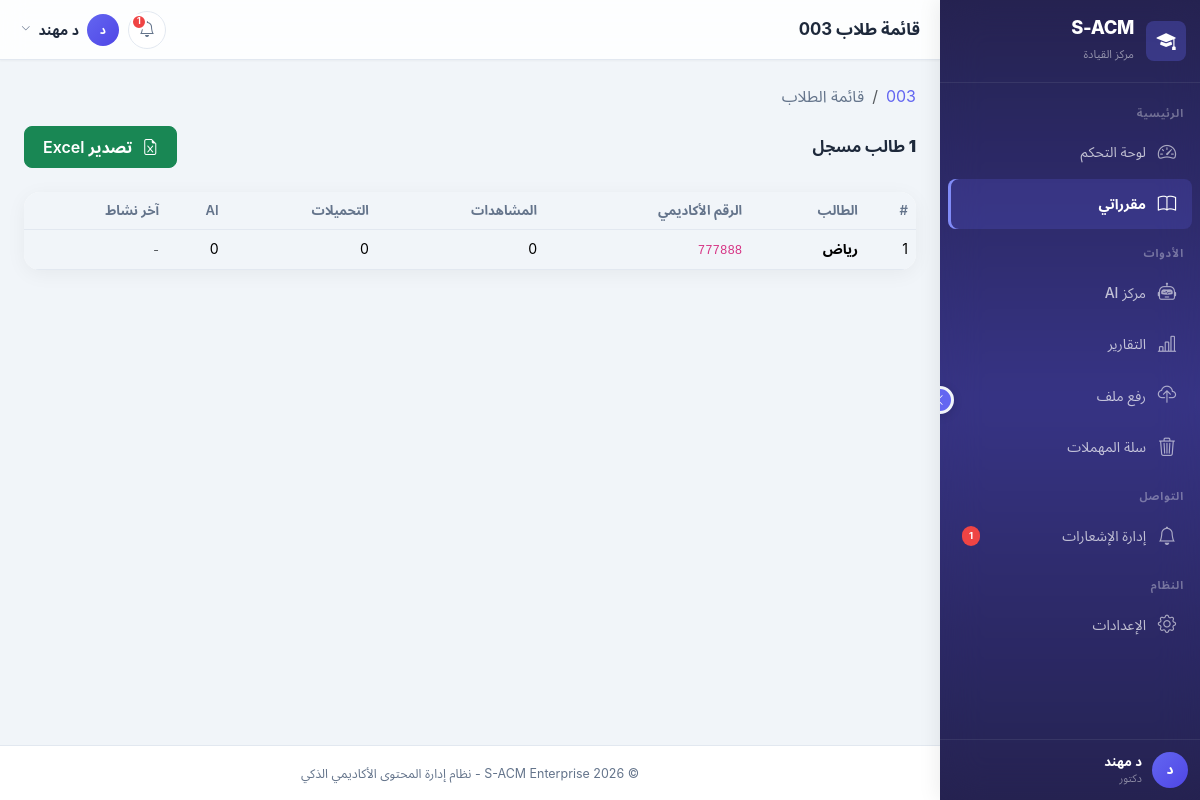
The app's page /instructor/roster/3/ (signed in) with its own data.
### apps/accounts/models.py (models this page shows, shortened)
class User(AbstractBaseUser, PermissionsMixin):
    ACCOUNT_STATUS_CHOICES = [
        ('inactive', 'غير مفعّل'),
        ('active', 'مفعّل'),
        ('suspended', 'موقوف'),
    ]
    academic_id = models.CharField(
        max_length=50,
        unique=True,
        verbose_name='الرقم الأكاديمي/الوظيفي',
        help_text='الرقم الأكاديمي للطالب أو الرقم الوظيفي للموظف'
    )
    id_card_number = models.CharField(
        max_length=50,
        unique=True,
        verbose_name='رقم البطاقة الشخصية',
        help_text='يستخدم للتحقق من الهوية عند التفعيل'
    )
    full_name = models.CharField(
        max_length=150,
        verbose_name='الاسم الكامل'
    )
    email = models.EmailField(
        unique=True,
        blank=True,
        null=True,
        verbose_name='البريد الإلكتروني',
        help_text='يتم تعيينه عند التفعيل'
    )
    account_status = models.CharField(
        max_length=20,
        choices=ACCOUNT_STATUS_CHOICES,
        default='inactive',
        verbose_name='حالة الحساب'
    )
    role = models.ForeignKey(
        Role,
        on_delete=models.PROTECT,
        related_name='users',
        verbose_name='الدور',
        null=True,
        blank=True
    )
    major = models.ForeignKey(
        Major,
        on_delete=models.SET_NULL,
        related_name='students',
        verbose_name='التخصص',
        null=True,
        blank=True,
        help_text='للطلاب فقط'
    )
    level = models.ForeignKey(
        Level,
        on_delete=models.SET_NULL,
        related_name='students',
        verbose_name='المستوى',
        null=True,
        blank=True,
        help_text='للطلاب فقط'
    )
    is_staff = models.BooleanField(default=False, verbose_name='موظف')
    is_active = models.BooleanField(default=True, verbose_name='نشط')
    date_joined = models.DateTimeField(default=timezone.now, verbose_name='تاريخ الانضمام')
    last_login = models.DateTimeField(null=True, blank=True, verbose_name='آخر تسجيل دخول')
    profile_picture = models.ImageField(
        upload_to='profiles/',
        blank=True,
        null=True,
        verbose_name='صورة الملف الشخصي'
    )
    phone_number = models.CharField(
        max_length=20,
        blank=True,
        null=True,
        verbose_name='رقم الهاتف'
    )
    objects = UserManager()
    USERNAME_FIELD = 'academic_id'
    REQUIRED_FIELDS = ['full_name', 'id_card_number']
    class Meta:
        db_table = 'users'
        verbose_name = 'مستخدم'
        verbose_name_plural = 'المستخدمون'
        indexes = [
            models.Index(fields=['academic_id']),
            models.Index(fields=['email']),
            models.Index(fields=['account_status']),
        ]
    def is_admin(self):
        return self.role and self.role.code == Role.ADMIN
    def is_instructor(self):
        return self.role and self.role.code == Role.INSTRUCTOR
    def is_student(self):
        return self.role and self.role.code == Role.STUDENT

class Role(models.Model):
    ADMIN = 'admin'
    INSTRUCTOR = 'instructor'
    STUDENT = 'student'
    code = models.CharField(
        max_length=50,
        unique=True,
        verbose_name='كود الدور',
        help_text='معرف فريد للدور (بالإنجليزية، مثل: admin, instructor)'
    )
    display_name = models.CharField(
        max_length=100,
        verbose_name='اسم العرض',
        help_text='الاسم الذي يظهر للمستخدم'
    )
    description = models.TextField(
        blank=True,
        null=True,
        verbose_name='وصف الدور'
    )
    is_system = models.BooleanField(
        default=False,
        verbose_name='دور نظام',
        help_text='الأدوار الافتراضية التي لا يمكن حذفها'
    )
    is_active = models.BooleanField(
        default=True,
        verbose_name='نشط'
    )
    created_at = models.DateTimeField(auto_now_add=True, verbose_name='تاريخ الإنشاء')
    updated_at = models.DateTimeField(auto_now=True, verbose_name='تاريخ التحديث')
    class Meta:
        db_table = 'roles'
        verbose_name = 'دور'
        verbose_name_plural = 'الأدوار'
        ordering = ['-is_system', 'display_name']

### apps/courses/models.py (models this page shows, shortened)
class Course(models.Model):
    course_name = models.CharField(
        max_length=150,
        verbose_name='اسم المقرر'
    )
    course_code = models.CharField(
        max_length=20,
        unique=True,
        verbose_name='رمز المقرر'
    )
    description = models.TextField(
        blank=True,
        null=True,
        verbose_name='وصف المقرر'
    )
    level = models.ForeignKey(
        'accounts.Level',
        on_delete=models.PROTECT,
        related_name='courses',
        verbose_name='المستوى'
    )
    semester = models.ForeignKey(
        'accounts.Semester',
        on_delete=models.PROTECT,
        related_name='courses',
        verbose_name='الفصل الدراسي'
    )
    credit_hours = models.PositiveIntegerField(
        default=3,
        verbose_name='الساعات المعتمدة'
    )
    is_active = models.BooleanField(
        default=True,
        verbose_name='نشط'
    )
    created_at = models.DateTimeField(
        auto_now_add=True,
        verbose_name='تاريخ الإنشاء'
    )
    updated_at = models.DateTimeField(
        auto_now=True,
        verbose_name='تاريخ التحديث'
    )
    class Meta:
        db_table = 'courses'
        verbose_name = 'مقرر'
        verbose_name_plural = 'المقررات'
        ordering = ['course_code']
        indexes = [
            models.Index(fields=['course_code']),
            models.Index(fields=['level', 'semester']),
        ]

### apps/instructor/views.py (the view)
# urls.py: path('roster/<int:course_pk>/', views.StudentRosterView.as_view(), name='student_roster'),
class StudentRosterView(LoginRequiredMixin, InstructorRequiredMixin, DetailView):
    model = Course
    template_name = 'instructor/student_roster.html'
    context_object_name = 'course'
    pk_url_kwarg = 'course_pk'
    def get_queryset(self):
        return Course.objects.get_courses_for_instructor(self.request.user)
    def get_context_data(self, **kwargs):
        context = super().get_context_data(**kwargs)
        context['active_page'] = 'courses'
        course = self.object
        course_file_ids = course.files.values_list('id', flat=True)
        students = (
            User.objects.filter(
                role__code=Role.STUDENT,
                major__in=course.course_majors.values_list('major', flat=True),
                level=course.level,
                account_status='active'
            )
            .select_related('major', 'level')
            .annotate(
                view_count=Count(
                    'activities',
                    filter=Q(
                        activities__activity_type='view',
                        activities__file_id__in=course_file_ids
                    )
                ),
                download_count=Count(
                    'activities',
                    filter=Q(
                        activities__activity_type='download',
                        activities__file_id__in=course_file_ids
                    )
                ),
                ai_usage_count=Count(
                    'ai_usage_logs',
                    filter=Q(ai_usage_logs__file__course=course)
                ),
            )
            .order_by('full_name')
        )
        student_data = []
        for student in students:
            last_activity = UserActivity.objects.filter(
                user=student,
                file_id__in=course_file_ids
            ).order_by('-activity_time').first()
            student_data.append({
                'student': student,
                'views': student.view_count,
                'downloads': student.download_count,
                'ai_usage': student.ai_usage_count,
                'last_activity': last_activity,
            })
        context['student_data'] = student_data
        context['total_students'] = len(student_data)
        return context

### templates/instructor/student_roster.html (shortened to what this page needs)
{% extends 'layouts/dashboard_base.html' %}
{% block page_title %}قائمة طلاب {{ course.course_code }}{% endblock %}
{% block breadcrumb %}
<nav aria-label="breadcrumb"><ol class="breadcrumb breadcrumb-custom">
    <li class="breadcrumb-item"><a href="{% url 'instructor:course_detail' course.pk %}">{{ course.course_code }}</a></li>
    <li class="breadcrumb-item active">قائمة الطلاب</li>
</ol></nav>
{% endblock %}
{% block dashboard_content %}
<div class="d-flex justify-content-between align-items-center mb-4">
    <h6 class="mb-0"><strong>{{ total_students }}</strong> طالب مسجل</h6>
    <a href="{% url 'instructor:roster_export_excel' course.pk %}" class="btn btn-success"><i class="bi bi-file-earmark-excel me-1"></i>تصدير Excel</a>
</div>
<div class="card">
    <div class="card-body p-0">
        {% if student_data %}
        <div class="table-responsive">
            <table class="table table-hover mb-0">
                <thead><tr><th>#</th><th>الطالب</th><th>الرقم الأكاديمي</th><th>المشاهدات</th><th>التحميلات</th><th>AI</th><th>آخر نشاط</th></tr></thead>
                <tbody>
                {% for item in student_data %}
                <tr>
                    <td>{{ forloop.counter }}</td>
                    <td><strong>{{ item.student.full_name }}</strong></td>
                    <td><code>{{ item.student.academic_id }}</code></td>
                    <td>{{ item.views }}</td>
                    <td>{{ item.downloads }}</td>
                    <td>{{ item.ai_usage }}</td>
                    <td><small class="text-muted">{% if item.last_activity %}{{ item.last_activity.activity_time|timesince }}{% else %}-{% endif %}</small></td>
                </tr>
                {% endfor %}
                </tbody>
            </table>
        </div>
        {% else %}
        <div class="empty-state py-5"><i class="bi bi-people d-block"></i><p>لا يوجد طلاب مسجلين في هذا المقرر</p></div>
        {% endif %}
    </div>
</div>
{% endblock %}

### templates/layouts/dashboard_base.html (shortened to what this page needs)
{% load static %}
<!DOCTYPE html>
<html lang="ar" dir="rtl">
<head>
    <link href="https://cdn.jsdelivr.net/npm/bootstrap@5.3.2/dist/css/bootstrap.rtl.min.css" rel="stylesheet">
    <link href="https://cdn.jsdelivr.net/npm/bootstrap-icons@1.11.3/font/bootstrap-icons.css" rel="stylesheet">
    <link href="{% static 'css/style.css' %}" rel="stylesheet">
    <link href="{% static 'css/mobile-app.css' %}" rel="stylesheet">
</head>
<body>
    <nav class="sidebar" id="sidebar" role="navigation" aria-label="القائمة الرئيسية">
        <button class="sidebar-collapse-btn" id="sidebarCollapseBtn" title="طي/توسيع القائمة" aria-label="طي القائمة" type="button">
            <i class="bi bi-chevron-left"></i>
        </button>
        <div class="sidebar-brand">
            <div class="sidebar-brand-icon">
                <i class="bi bi-mortarboard-fill"></i>
            </div>
            <div class="sidebar-brand-text">
                <h4>S-ACM</h4>
                <small>{% if is_instructor %}مركز القيادة{% elif is_student %}بوابة التعلم{% else %}لوحة التحكم{% endif %}</small>
            </div>
        </div>
        <div class="sidebar-nav" id="sidebarNav">
            {% block sidebar_nav %}
            {% if is_instructor %}
            <div class="sidebar-section-title">الرئيسية</div>
            <div class="nav-item">
                <a class="nav-link {% if active_page == 'dashboard' %}active{% endif %}" href="{% url 'instructor:dashboard' %}" title="لوحة التحكم">
                    <i class="bi bi-speedometer2"></i>
                    <span class="link-text">لوحة التحكم</span>
                </a>
            </div>
            <div class="nav-item">
                <a class="nav-link {% if active_page == 'courses' %}active{% endif %}" href="{% url 'instructor:course_list' %}" title="مقرراتي">
                    <i class="bi bi-book"></i>
                    <span class="link-text">مقرراتي</span>
                </a>
            </div>
            <div class="sidebar-section-title">الأدوات</div>
            <div class="nav-item">
                <a class="nav-link {% if active_page == 'ai_hub' %}active{% endif %}" href="{% url 'instructor:ai_hub' %}" title="مركز AI">
                    <i class="bi bi-robot"></i>
                    <span class="link-text">مركز AI</span>
                </a>
            </div>
            <div class="nav-item">
                <a class="nav-link {% if active_page == 'reports' %}active{% endif %}" href="{% url 'instructor:reports' %}" title="التقارير">
                    <i class="bi bi-bar-chart-line"></i>
                    <span class="link-text">التقارير</span>
                </a>
            </div>
            <div class="nav-item">
                <a class="nav-link {% if active_page == 'upload' %}active{% endif %}" href="{% url 'instructor:file_upload' %}" title="رفع ملف">
                    <i class="bi bi-cloud-upload"></i>
                    <span class="link-text">رفع ملف</span>
                </a>
            </div>
            <div class="nav-item">
                <a class="nav-link {% if active_page == 'trash' %}active{% endif %}" href="{% url 'instructor:trash_list' %}" title="سلة المهملات">
                    <i class="bi bi-trash3"></i>
                    <span class="link-text text-truncate">سلة المهملات</span>
                </a>
            </div>
            <div class="sidebar-section-title">التواصل</div>
            <div class="nav-item">
                <a class="nav-link {% if active_page == 'notifications' %}active{% endif %}" href="{% url 'notifications:management' %}" title="إدارة الإشعارات">
                    <i class="bi bi-bell"></i>
                    <span class="link-text text-truncate">إدارة الإشعارات</span>
                    {% if unread_count %}<span class="sidebar-badge">{{ unread_count }}</span>{% endif %}
                </a>
            </div>
            <div class="sidebar-section-title">النظام</div>
            <div class="nav-item">
                <a class="nav-link {% if active_page == 'settings' %}active{% endif %}" href="{% url 'instructor:settings' %}" title="الإعدادات">
                    <i class="bi bi-gear"></i>
                    <span class="link-text">الإعدادات</span>
                </a>
            </div>
            {% endif %}
            {% endblock %}
        </div>
        <div class="sidebar-footer">
            <div class="sidebar-user">
                <div class="avatar-circle">
                    {{ request.user.full_name|slice:":1"|upper }}
                </div>
                <div class="sidebar-user-info">
                    <div class="sidebar-user-name text-truncate">{{ request.user.full_name|truncatechars:16 }}</div>
                    <div class="sidebar-user-role">{{ user_role|default:"مستخدم" }}</div>
                </div>
            </div>
        </div>
    </nav>
    <div class="main-wrapper" id="mainWrapper">
        <header class="top-navbar" id="topNavbar">
            <div class="d-flex align-items-center gap-3 min-w-0">
                <h6 class="page-title mb-0 text-truncate">{% block page_title %}لوحة التحكم{% endblock %}</h6>
            </div>
            <div class="nav-actions">
                <div class="dropdown">
                    <button class="btn-icon position-relative" data-bs-toggle="dropdown" aria-label="الإشعارات">
                        <i class="bi bi-bell"></i>
                        {% if unread_count and unread_count > 0 %}
                        <span class="notification-dot">{{ unread_count }}</span>
                        {% endif %}
                    </button>
                </div>
                <div class="dropdown">
                    <button class="d-flex align-items-center gap-2 btn btn-link text-decoration-none p-0" data-bs-toggle="dropdown" aria-label="قائمة المستخدم">
                        <div class="avatar-circle avatar-sm">{{ request.user.full_name|slice:":1"|upper }}</div>
                        <span class="d-none d-md-inline small fw-semibold text-truncate" style="max-width:100px;color:var(--text-primary);">{{ request.user.full_name|truncatechars:12 }}</span>
                        <i class="bi bi-chevron-down d-none d-md-inline" style="font-size:0.6rem;color:var(--text-secondary);"></i>
                    </button>
                </div>
            </div>
        </header>
        <main class="page-content" id="pageContent">
            {% block breadcrumb %}{% endblock %}
            {% block dashboard_content %}{% endblock %}
        </main>
        <footer class="dashboard-footer">
            <small>&copy; 2026 S-ACM Enterprise - نظام إدارة المحتوى الأكاديمي الذكي</small>
        </footer>
    </div>
</body>
</html>

### records on screen
User: user.full_name "د", user.full_name "د مهند"
Role: display_name "دكتور"
Course: course_code "003"
User: student.full_name "رياض", student.academic_id "777888", views "0", downloads "0", ai_usage "0"

### other values on screen
{{ unread_count }} "1"
{{ total_students }} "1"
